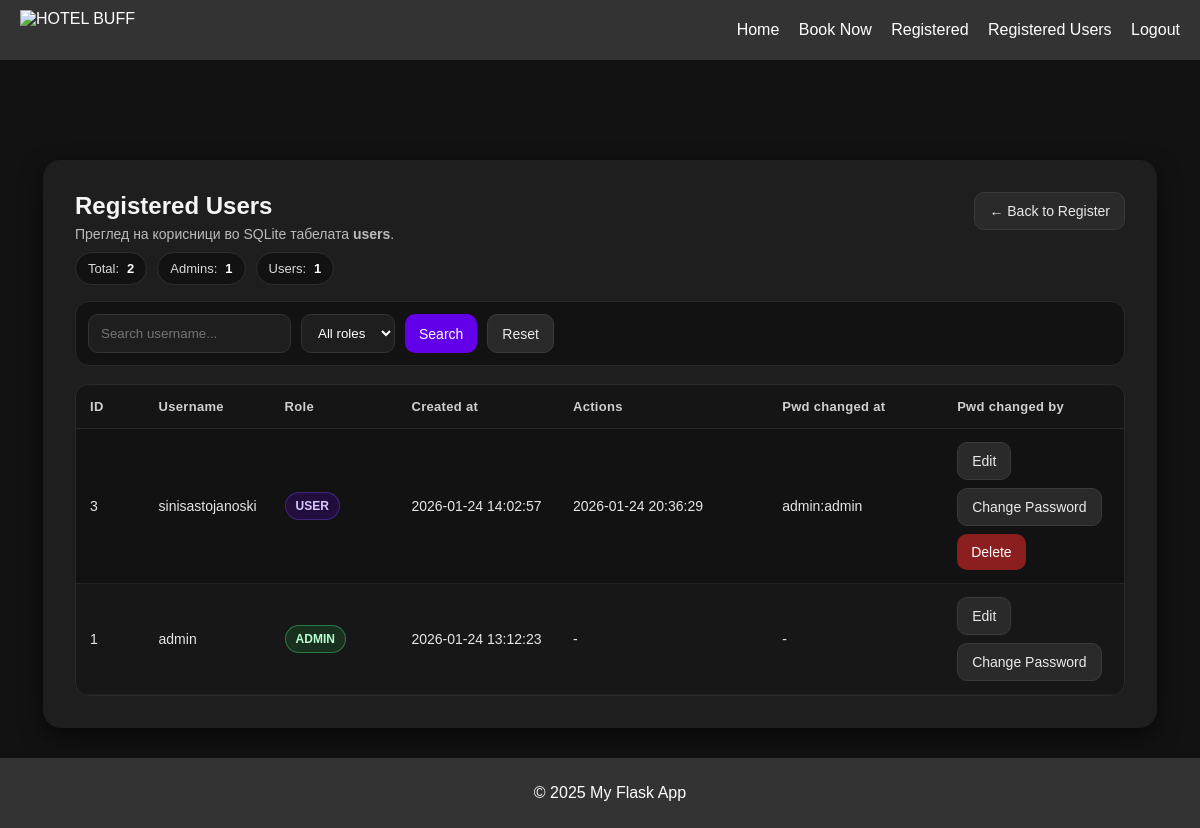
Page /admin/users (signed in) on the committed database.
### tables this page shows
CREATE TABLE users (
            id INTEGER PRIMARY KEY AUTOINCREMENT,
            username TEXT NOT NULL UNIQUE,
            password_hash TEXT NOT NULL,
            role TEXT NOT NULL DEFAULT 'user',
            created_at TEXT NOT NULL
        , password_changed_at TEXT, password_changed_by TEXT);

### app.py (the view)
@app.route("/admin/users")
def admin_users():
    if "user" not in session or session.get("role") != "admin":
        return redirect(url_for("login"))
    q = request.args.get("q", "").strip()
    role_filter = request.args.get("role", "").strip()
    sql = "SELECT id, username, role, created_at, password_changed_at, password_changed_by FROM users WHERE 1=1"
    params = []
    if q:
        sql += " AND username LIKE ?"
        params.append(f"%{q}%")
    if role_filter in ("admin", "user"):
        sql += " AND role = ?"
        params.append(role_filter)
    sql += " ORDER BY id DESC"
    conn = get_db_connection()
    users = conn.execute(sql, params).fetchall()
    total = conn.execute("SELECT COUNT(*) FROM users").fetchone()[0]
    admins = conn.execute("SELECT COUNT(*) FROM users WHERE role='admin'").fetchone()[0]
    normal_users = conn.execute("SELECT COUNT(*) FROM users WHERE role='user'").fetchone()[0]
    conn.close()
    return render_template(
        "admin_users.html",
        users=users,
        total=total,
        admins=admins,
        normal_users=normal_users,
        q=q,
        role_filter=role_filter
    )

### database.py (called while the page is built)
def get_db_connection():
    conn = sqlite3.connect(DB_NAME, timeout=10, check_same_thread=False)
    conn.row_factory = sqlite3.Row
    return conn

### templates/admin_users.html (shortened to what this page needs)
{% extends "base.html" %}
{% block content %}
<div class="users-container">
    <div class="users-header">
        <div>
            <h2>Registered Users</h2>
            <p class="subtitle">Преглед на корисници во SQLite табелата <b>users</b>.</p>
            <div class="stats-row">
                <span class="pill">Total: <strong>{{ total }}</strong></span>
                <span class="pill">Admins: <strong>{{ admins }}</strong></span>
                <span class="pill">Users: <strong>{{ normal_users }}</strong></span>
            </div>
        </div>
        <div class="actions">
            <a class="btn secondary" href="{{ url_for('register') }}">← Back to Register</a>
        </div>
    </div>
    <form class="controls" method="GET" action="{{ url_for('admin_users') }}">
        <input type="text" name="q" placeholder="Search username..." value="{{ q|default('') }}">
        <select name="role">
            <option value="" {% if not role_filter %}selected{% endif %}>All roles</option>
        </select>
        <button class="btn" type="submit">Search</button>
        <a class="btn secondary" href="{{ url_for('admin_users') }}">Reset</a>
    </form>
    <div class="table-wrap">
        {% if users and users|length > 0 %}
        <table>
            <thead>
                <tr>
                    <th style="width:70px;">ID</th>
                    <th>Username</th>
                    <th style="width:140px;">Role</th>
                    <th style="width:220px;">Created at</th>
                    <th style="width:320px;">Actions</th>
                    <th style="width:220px;">Pwd changed at</th>
                    <th style="width:220px;">Pwd changed by</th>
                </tr>
            </thead>
            <tbody>
                {% for u in users %}
                <tr>
                    <td data-label="ID">{{ u.id }}</td>
                    <td data-label="Username">{{ u.username }}</td>
                    <td data-label="Role">
                        {% if u.role == 'admin' %}
                            <span class="role-badge role-admin">ADMIN</span>
                        {% else %}
                            <span class="role-badge role-user">USER</span>
                        {% endif %}
                    </td>
                    <td data-label="Created at">{{ u.created_at }}</td>
                    <td data-label="Pwd changed at">
                    {{ u.password_changed_at if u.password_changed_at else '-' }}
                    </td>
                    <td data-label="Pwd changed by">
                    {{ u.password_changed_by if u.password_changed_by else '-' }}
                    </td>
                    <td data-label="Actions">
                        <div style="display:flex; gap:8px; flex-wrap:wrap;">
                            <a class="btn secondary" href="{{ url_for('edit_user', user_id=u.id) }}">Edit</a>
                            <a class="btn secondary" href="{{ url_for('admin_change_user_password', user_id=u.id) }}">Change Password</a>
                            {% if u.username != 'admin' %}
                            <form method="POST"
                                  action="{{ url_for('delete_user', user_id=u.id) }}"
                                  onsubmit="return confirm('Are you sure you want to delete this user?');">
                                <button class="btn danger" type="submit">Delete</button>
                            </form>
                            {% endif %}
                        </div>
                    </td>
                </tr>
                {% endfor %}
            </tbody>
        </table>
        {% else %}
            <div class="empty-state">Нема пронајдени корисници за ова пребарување.</div>
        {% endif %}
    </div>
</div>
{% endblock %}

### templates/base.html (shortened to what this page needs)
<!DOCTYPE html>
<html lang="en">
<head>
    <link rel="stylesheet" href="{{ url_for('static', filename='css/style.css') }}">
</head>
<body>
    <header>
        <img src="{{ url_for('static', filename='images/logo.png') }}" alt="HOTEL BUFF" class="logo">
       <nav>
    <a href="{{ url_for('home') }}">Home</a>
    {% if 'user' in session %}
        <a href="{{ url_for('booking') }}">Book Now</a>
        {% if session['user'] == 'admin' %}
            <a href="{{ url_for('admin_bookings') }}">Registered</a>
             <a href="{{ url_for('admin_users') }}">Registered Users</a>
        {% endif %}
        <a href="{{ url_for('logout') }}">Logout</a>
    {% else %}
        <a href="{{ url_for('images') }}">Images</a>
        <a href="{{ url_for('login') }}">Login</a>
        <a href="{{ url_for('register') }}">Register</a>
        <a href="{{ url_for('contact') }}">Contact</a>
    {% endif %}
</nav>
    </header>
    <main>
        {% block content %}{% endblock %}
    </main>
    <footer>
        <p>© 2025 My Flask App</p>
    </footer>
</body>
</html>

### static/css/style.css (style rules this page uses)
body { font-family: Arial, sans-serif; margin: 0; padding: 0; background-color: #f5f5f5; }
header { background-color: #333; color: #fff; padding: 10px 20px; display: flex; align-items: center; justify-content: space-between; }
header .logo { height: 40px; }
header nav a { color: #fff; margin-left: 15px; text-decoration: none; }
main { padding: 20px; }
footer { background-color: #333; color: #fff; text-align: center; padding: 10px; position: fixed; bottom: 0; width: 100%; }

### templates/admin_users.html (style rules this page uses)
body { background-color:#121212; color:#fff; font-family:Arial,sans-serif; }
.users-container { max-width: 1050px; margin: 80px auto; background:#1e1e1e; padding: 32px; border-radius: 18px; box-shadow: 0 8px 22px rgba(0,0,0,0.6); animation: fadeIn .35s ease-in-out; }
.users-header { display:flex; justify-content:space-between; gap:14px; align-items:flex-start; margin-bottom:14px; }
h2 { margin:0; color:#f5f5f5; }
.subtitle { margin:6px 0 0 0; color:#bbb; font-size:14px; }
.pill { display:inline-flex; align-items:center; gap:8px; padding:8px 12px; border-radius:999px; background:#121212; border:1px solid #2f2f2f; color:#d9d9d9; font-size:13px; white-space:nowrap; }
.pill strong { color:#fff; }
.stats-row { display:flex; gap:10px; flex-wrap:wrap; margin-top:10px; }
.controls { margin-top: 16px; display:flex; gap:10px; flex-wrap:wrap; background:#121212; border:1px solid #2a2a2a; padding:12px; border-radius:14px; }
.controls input, .controls select { background:#1e1e1e; border:1px solid #333; color:#fff; padding:10px 12px; border-radius:10px; outline:none; }
.btn { padding:10px 14px; border-radius:10px; border:none; cursor:pointer; background:#6200ea; color:#fff; font-size:14px; transition:.25s; text-decoration:none; display:inline-flex; align-items:center; gap:8px; }
.btn.secondary { background:#2a2a2a; border:1px solid #3a3a3a; color:#eaeaea; }
.btn.danger { background:#8b1e1e; }
.table-wrap { margin-top:18px; background:#121212; border:1px solid #2a2a2a; border-radius:14px; overflow:hidden; }
table { width:100%; border-collapse:collapse; }
thead th { text-align:left; padding:14px; font-size:13px; letter-spacing:.3px; color:#cfcfcf; background:#151515; border-bottom:1px solid #2a2a2a; }
tbody td { padding:13px 14px; border-bottom:1px solid #222; color:#e6e6e6; font-size:14px; }
tbody tr:nth-child(even) { background:rgba(255,255,255,0.02); }
.role-badge { display:inline-block; padding:6px 10px; border-radius:999px; font-size:12px; font-weight:bold; border:1px solid #2a2a2a; background:#1a1a1a; color:#fff; }
.role-admin { border-color:rgba(77,255,139,.35); background:rgba(30,95,43,.35); color:#b7ffd0; }
.role-user { border-color:rgba(124,77,255,.35); background:rgba(98,0,234,.20); color:#d7c9ff; }

### rows in the picture
users: id "3", username "sinisastojanoski", role "USER", created_at "2026-01-24 14:02:57", password_changed_at "2026-01-24 20:36:29", password_changed_by "admin:admin"
users: id "1", username "admin", role "ADMIN", created_at "2026-01-24 13:12:23", password_changed_at "-", password_changed_by "-"

### other values in the picture
{{ total }} "2"
{{ admins }} "1"
{{ normal_users }} "1"
